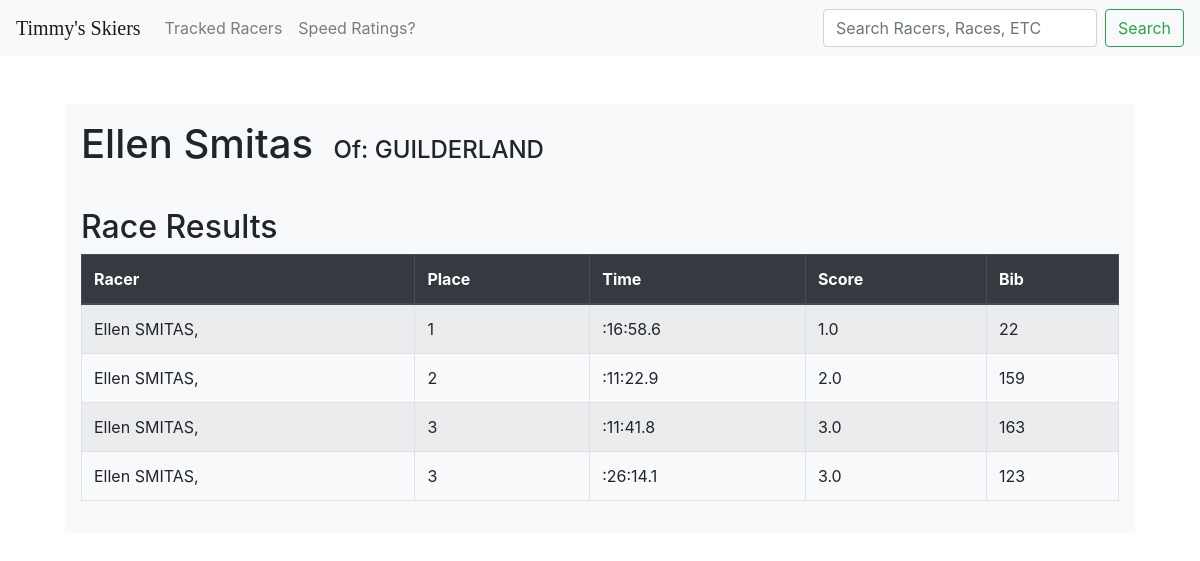
/racers/5329, run on the app's committed database.
### skiers/models.py (models this page shows)
class Racer(models.Model):
    firstname = models.CharField(max_length=100)
    lastname = models.CharField(max_length=100)
    team = models.CharField(max_length=50)

class Result(models.Model):
    racer = models.ForeignKey(Racer, on_delete=models.CASCADE)
    time = models.CharField(max_length=100)
    bib = models.IntegerField()
    place = models.IntegerField()
    score = models.FloatField()

### skiers/views.py (the view)
# urls.py: path("racers/<int:id>", views.racer, name="racers"),
def racer(request, id):
    racer = Racer.objects.get(id=id)
    results = Result.objects.filter(racer=racer)
    racer.team = " ".join(str(racer.team).split(" ")[1:])
    racer.lastname = racer.lastname.lower().capitalize()[:-1]
    return render(request, "skiers/racer.html", {"racer": racer, "results": results})

### skiers/templates/skiers/racer.html (shortened to what this page needs)
{% extends "skiers/layout.html" %}
{% block body %}
<br>
<div class="container mt-4 col-11">
    <div class="row justify-content-center">
        <div class="col-12">
            <div class="bg-light p-3">
                <h1 class="d-inline-block mr-3">{{racer.firstname}} {{racer.lastname}}</h1>
                <h4 class="d-inline-block">Of: {{racer.team}}</h4>
            </div>
        </div>
    </div>
    <div class="row justify-content-center">
        <div class="col-md-12 col-12">
            <div class="bg-light p-3">
                <h2>Race Results</h2>
                    <table class="table table-bordered table-striped">
                        <thead class="thead-dark">
                            <tr>
                                <th>Racer</th>
                                <th>Place</th>
                                <th>Time</th>
                                <th>Score</th>
                                <th>Bib</th>
                            </tr>
                        </thead>
                        <tbody>
                            {% for result in results %}
                                <tr>
                                    <td>{{ result.racer.firstname }} {{ result.racer.lastname }}</td>
                                    <td>{{ result.place }}</td>
                                    <td>{{ result.time }}</td>
                                    <td>{{ result.score }}</td>
                                    <td>{{ result.bib }}</td>
                                </tr>
                            {% endfor %}
                        </tbody>
                    </table>
            </div>
        </div>
    </div>
</div>
{% endblock %}

### data on the page
Racer: firstname "Ellen", lastname "Smitas", team "GUILDERLAND"
Result: racer.firstname "Ellen", racer.lastname "SMITAS,", place "1", time ":16:58.6", score "1.0", bib "22"
Result: racer.firstname "Ellen", racer.lastname "SMITAS,", place "2", time ":11:22.9", score "2.0", bib "159"
Result: racer.firstname "Ellen", racer.lastname "SMITAS,", place "3", time ":11:41.8", score "3.0", bib "163"
Result: racer.firstname "Ellen", racer.lastname "SMITAS,", place "3", time ":26:14.1", score "3.0", bib "123"
